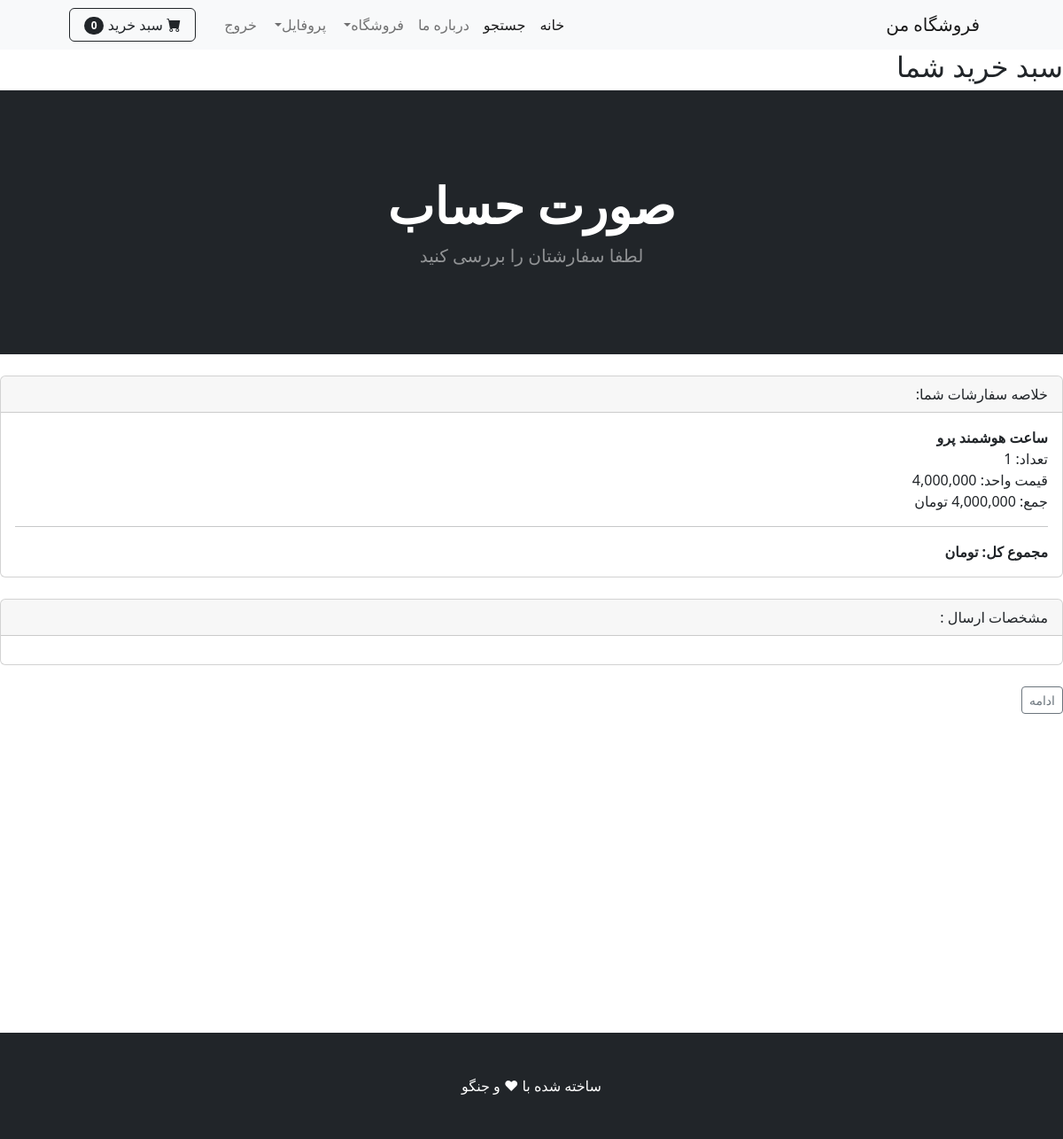
The app's page /cart/checkout/ (signed in) with its own data.
### cart/models.py (models this page shows, shortened)
class CartItem(models.Model):
    cart = models.ForeignKey(Cart, related_name='items', on_delete=models.CASCADE)
    product = models.ForeignKey(Product, on_delete=models.CASCADE)
    quantity = models.PositiveIntegerField(default=1)
    added_at = models.DateTimeField(auto_now_add=True)
    def total_price(self):
        price = self.product.sale_price if self.product.is_sale else self.product.price
        return price * self.quantity

### shop/models.py (models this page shows, shortened)
class Product(models.Model):
    name = models.CharField(max_length=100)
    description = models.CharField(max_length=500, default="", blank=True, null=True)
    price = models.DecimalField(default=0, max_digits=15, decimal_places=0)
    category = models.ForeignKey(Category, on_delete=models.CASCADE, default=1)
    picture = models.ImageField(upload_to='uploads/products/', null=True, blank=True)
    is_sale = models.BooleanField(default=False)
    sale_price = models.DecimalField(default=0, max_digits=15, decimal_places=0)
    discount = models.DecimalField(default=0, max_digits=5, decimal_places=2)
    star=models.IntegerField(default=0,validators=[MinValueValidator(0),MaxValueValidator(5)])

### cart/views.py (the view)
# urls.py: path('checkout/', views.checkout, name='checkout'),  # اضافه کردن مسیر checkout
@login_required
def checkout(request):
    cart = get_object_or_404(Cart, user=request.user)
    items = cart.items.all()
    if not items.exists():
        messages.warning(request, "سبد خرید شما خالی است.")
        return redirect('cart_summary')
    total_price = cart.total_price()
    return render(request, 'payment/checkout.html', {'cart': cart, 'items': items, 'total_price': total_price})

### cart/context_processors.py (called while the page is built)
def cart_total_qty(request):
    cart = request.session.get('cart')
    if not cart or not isinstance(cart, dict):
        cart = {}
        request.session['cart'] = cart
    return {'cart_total_qty': sum(cart.values())}

### cart/models.py (called while the page is built)
    def total_price(self):
        return sum(item.total_price() for item in self.items.all())

### payment/templates/payment/checkout.html (shortened to what this page needs)
{% extends "base.html" %}
{% load humanize %}
{% block content %}
<h2>سبد خرید شما</h2>
<header class="bg-dark py-5">
    <div class="container px-4 px-lg-5 my-5">
        <div class="text-center text-white">
            <h1 class="display-4 fw-bolder">صورت حساب</h1>
            <p class="lead fw-normal text-white-50 mb-0">لطفا سفارشتان را بررسی کنید</p>
        </div>
    </div>
</header>
<br>
<div class="card">
  <div class="card-header">خلاصه سفارشات شما:</div>
  <div class="card-body">
      {% if items %}
          {% for item in items %}
              <strong>{{ item.product.name }}</strong><br>
              تعداد: {{ item.quantity }}<br>
              قیمت واحد:
              {% if item.product.is_sale %}
                  {{ item.product.sale_price|intcomma }}
              {% else %}
                  {{ item.product.price|intcomma }}
              {% endif %}
              <br>
              جمع: {{ item.total_price|intcomma }} تومان
              <hr>
          {% endfor %}
      {% else %}
          <p>سبد خرید شما خالی است.</p>
      {% endif %}
      <strong>مجموع کل: {{ total|intcomma }} تومان</strong>
  </div>
</div>
<br>
<form method="post">
    <div class="card">
      <div class="card-header">مشخصات ارسال :</div>
      <div class="card-body">
      </div>
    </div>
    <br>
    <button type="submit" class="btn btn-sm btn-outline-secondary">ادامه</button>
</form>
{% endblock %}

### records on screen
CartItem: product.name "ساعت هوشمند پرو", quantity "1", product.price "4,000,000", total_price "4,000,000"

### other values on screen
{{ total_qty|default:"0" }} "0"
